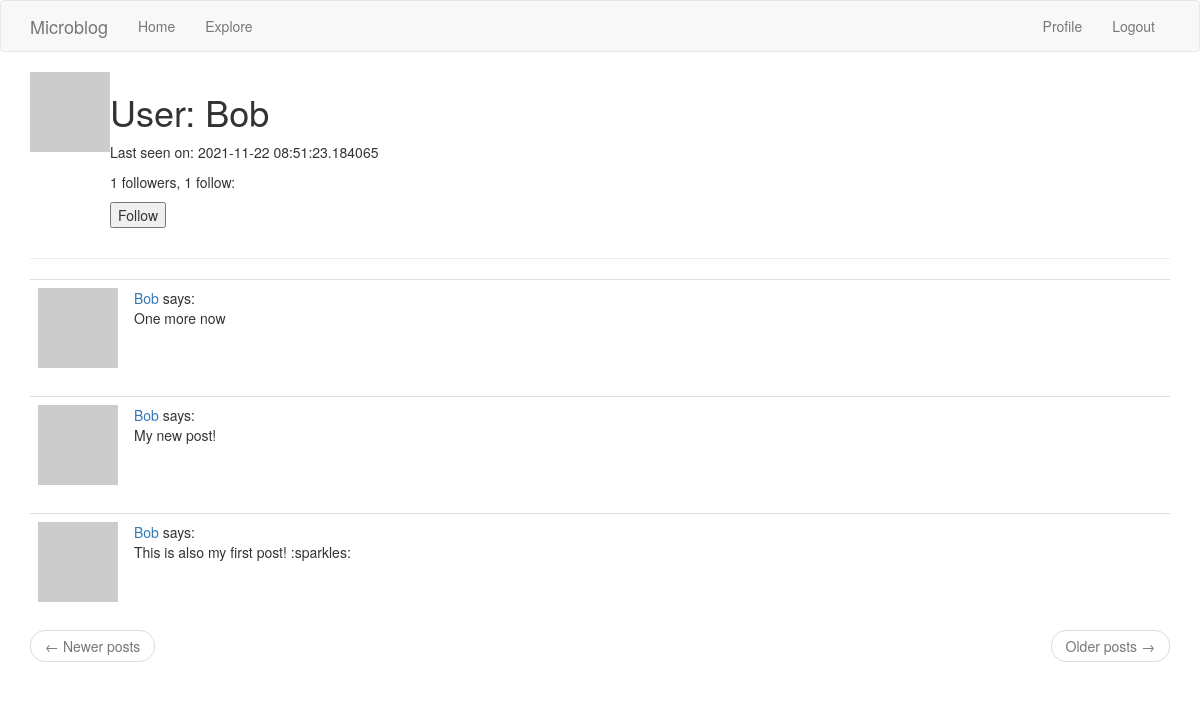
The app's page /user/Bob (signed in) with its own data.
### app/models.py (models this page shows, shortened)
class User(UserMixin, db.Model):
    id = db.Column(db.Integer, primary_key=True)
    username = db.Column(db.String(64), index=True, unique=True)
    email = db.Column(db.String(120), index=True, unique=True)
    password_hash = db.Column(db.String(128))
    posts = db.relationship('Post', backref='author', lazy='dynamic')
    about_me = db.Column(db.String(140))
    last_seen = db.Column(db.DateTime, default=datetime.utcnow)
    followed = db.relationship('User', secondary=followers,
                               primaryjoin=(followers.c.follower_id == id),
                               secondaryjoin=(followers.c.followed_id == id),
                               backref=db.backref('followers', lazy='dynamic'),
                               lazy='dynamic')
    def avatar(self, size):
        digest = md5(self.email.lower().encode('utf-8')).hexdigest()
        return f'https://www.gravatar.com/avatar/{digest}?d=identicon&s={size}'
    def is_following(self, user):
        return self.followed.filter(
            followers.c.followed_id == user.id
        ).count() > 0

class Post(db.Model):
    id = db.Column(db.Integer, primary_key=True)
    body = db.Column(db.String(140))
    timestamp = db.Column(db.DateTime, index=True, default=datetime.utcnow)
    user_id = db.Column(db.Integer, db.ForeignKey('user.id'))

### app/routes.py (the view)
@app.route('/user/<username>')
@login_required
def user(username):
    user = User.query.filter_by(username=username).first_or_404()
    page = request.args.get('page', 1, type=int)
    posts = user.posts.order_by(Post.timestamp.desc()).paginate(
        page, app.config['POSTS_PER_PAGE'], False)
    next_url = url_for('user', username=user.username, page=posts.next_num) \
        if posts.has_next else None
    prev_url = url_for('user', username=user.username, page=posts.prev_num) \
        if posts.has_prev else None
    form = EmptyForm()
    return render_template('user.html',
                           user=user,
                           posts=posts.items,
                           next_url=next_url,
                           prev_url=prev_url,
                           form=form)

### app/forms.py
class EmptyForm(FlaskForm):
    submit = SubmitField('Submit')

### app/models.py (called while the page is built)
@login.user_loader
def load_user(id):
    return User.query.get(int(id))

### app/routes.py (called while the page is built)
@app.before_request
def before_request():
    if current_user.is_authenticated:
        current_user.last_seen = datetime.utcnow()
        db.session.commit()

### app/templates/user.html (shortened to what this page needs)
{% extends "base.html" %}
{% block app_content %}
    <table>
        <tr valign="top">
            <td><img src="{{ user.avatar(128) }}"></td>
            <td>
                <h1>User: {{user.username}}</h1>
                {% if user.last_seen %}<p>Last seen on: {{ user.last_seen }}</p>{% endif %}
                <p>{{ user.followers.count() }} followers, {{ user.followed.count() }} follow:</p>
                {% if user == current_user %}
                <p><a href="{{ url_for('edit_profile') }}">Edit your profile</a></p>
                {% elif not current_user.is_following(user) %}
                <p>
                    <form action="{{ url_for('follow', username=user.username) }}", method="post">
                        {{ form.submit(value='Follow') }}
                    </form>
                </p>
                {% endif %}
            </td>
        </tr>
    </table>
    <hr>
    {% for post in posts %}
        {% include '_post.html' %}
    {% endfor %}
    <nav aria-label="...">
        <ul class="pager">
            <li class="previous{% if not prev_url %} disabled{% endif %}">
                <a href="{{ prev_url or '#' }}">
                    <span aria-hidden="true">&larr;</span> Newer posts
                </a>
            </li>
            <li class="next{% if not next_url %} disabled{% endif %}">
                <a href="{{ next_url or '#' }}">
                    Older posts <span aria-hidden="true">&rarr;</span>
                </a>
            </li>
        </ul>
    </nav>
{% endblock %}

### app/templates/_post.html
<table class="table table-hover">
    <tr>
        <td width="70px">
            <a href="{{ url_for('user', username=post.author.username) }}">
                <img src="{{ post.author.avatar(36) }}" />
            </a>
        </td>
        <td>
            <a href="{{ url_for('user', username=post.author.username) }}">
                {{ post.author.username }}
            </a>
            says:
            <br>
            {{ post.body }}
        </td>
    </tr>
</table>

### records on screen
User: username "Bob", last_seen "2021-11-22 08:51:23.184065"
Post: author.username "Bob", body "One more now"
Post: author.username "Bob", body "My new post!"
Post: author.username "Bob", body "This is also my first post! :sparkles:"

### other values on screen
{{ ('Home') }} "Home"
{{ ('Explore') }} "Explore"
{{ ('Profile') }} "Profile"
{{ ('Logout') }} "Logout"
{{ user.followers.count() }} "1"
{{ user.followed.count() }} "1"
